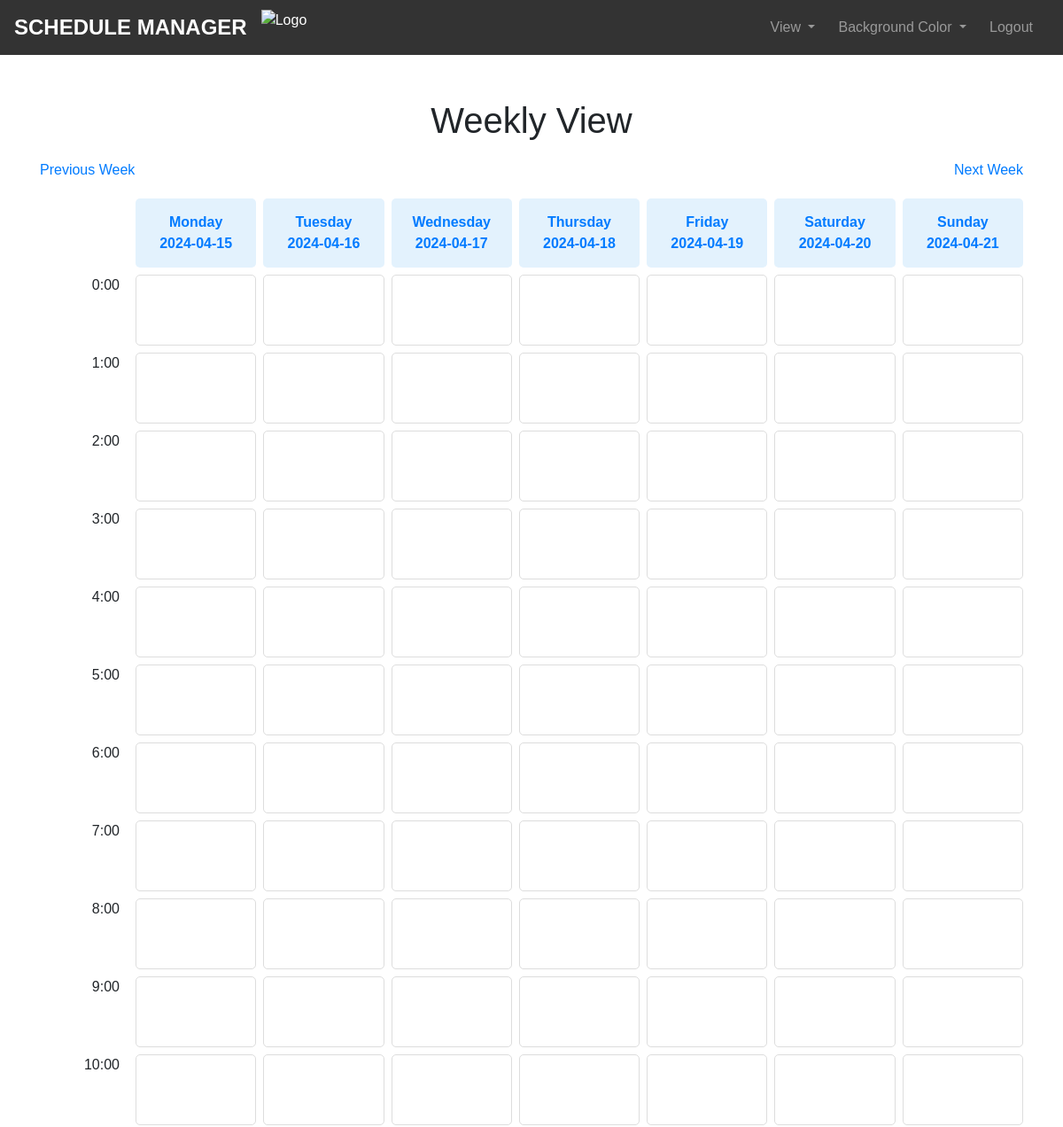
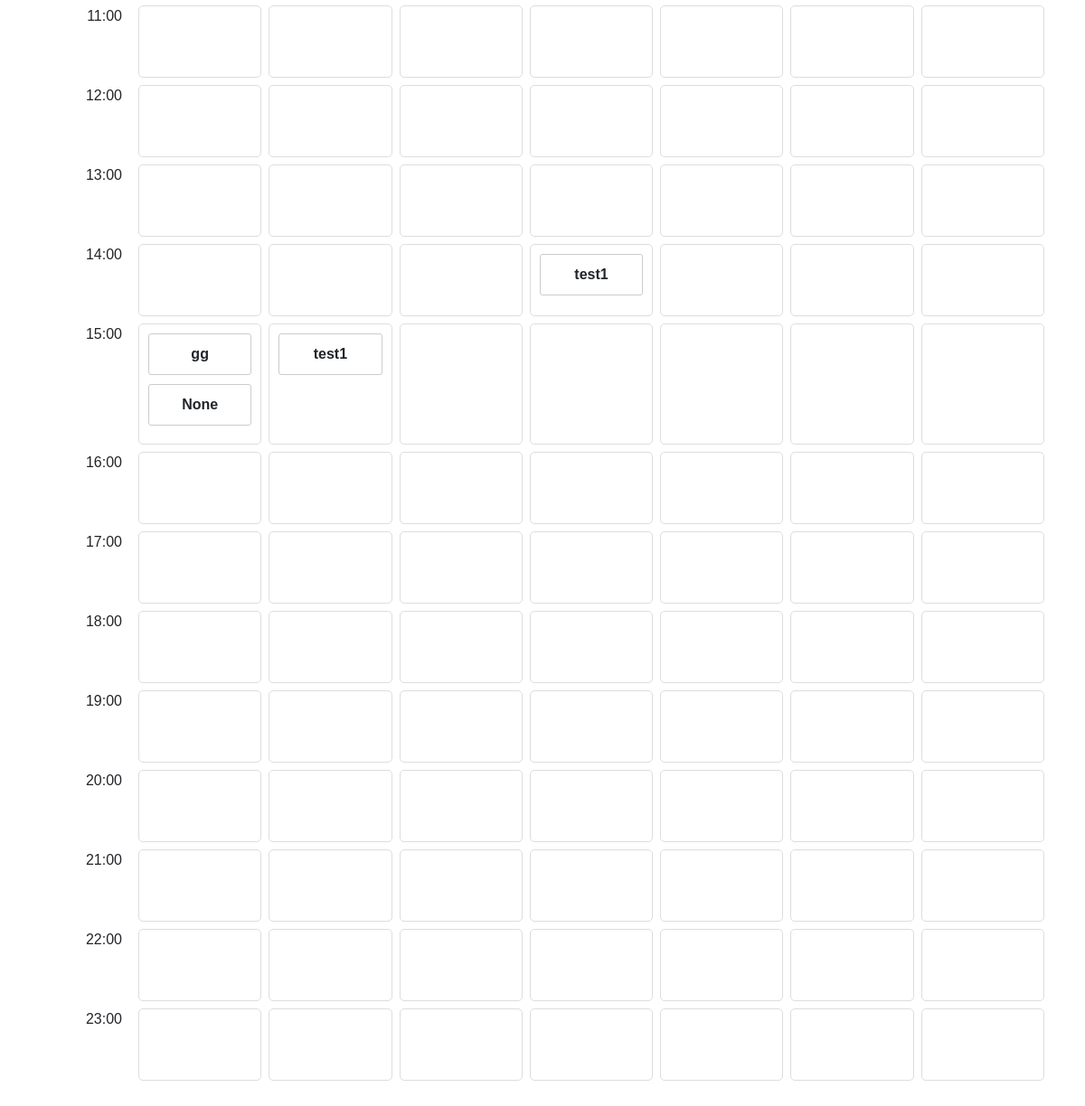
/weekly?offset=-2 (signed in), run on the app's committed database (2 pictures, top to bottom).
### website/models.py (models this page shows)
class Note(db.Model):
    id = db.Column(db.Integer, primary_key=True)
    title = db.Column(db.String(255))  # Ensure this line is correctly added
    data = db.Column(db.String(10000))
    date = db.Column(db.DateTime(timezone=True), default=func.now())
    hour = db.Column(db.Integer)
    user_id = db.Column(db.Integer, db.ForeignKey('user.id'))

### website/views.py (the view)
@views.route('/weekly')
@login_required
def weekly_view():
    today = datetime.now()
    offset = request.args.get('offset', default=0, type=int)
    start_of_week = (today - timedelta(days=today.weekday()) + timedelta(weeks=offset)).replace(hour=0, minute=0, second=0, microsecond=0)
    end_of_week = (start_of_week + timedelta(days=6)).replace(hour=23, minute=59, second=59, microsecond=999999)
    notes = Note.query.filter(Note.user_id == current_user.id,
                              Note.date >= start_of_week,
                              Note.date <= end_of_week).order_by(Note.date.asc(), Note.hour.asc()).all()
    dates_with_days = [
        ((start_of_week + timedelta(days=i)).strftime("%A"),
         (start_of_week + timedelta(days=i)).strftime("%Y-%m-%d"))
        for i in range(7)
    ]
    next_week_offset = offset + 1
    prev_week_offset = offset - 1
    return render_template("week_view.html", user=current_user, dates_with_days=dates_with_days,
                       notes=notes, next_week_offset=next_week_offset, prev_week_offset=prev_week_offset,
                       today_str=today.strftime("%Y-%m-%d"))

### website/__init__.py (called while the page is built)
def create_app():
    app = Flask(__name__)
    app.config['SECRET_KEY'] = 'hjshjhdjah kjshkjdhjs'
    app.config['SQLALCHEMY_DATABASE_URI'] = f'sqlite:///{DB_NAME}'
    db.init_app(app)
    from .views import views
    from .auth import auth
    app.register_blueprint(views, url_prefix='/')
    app.register_blueprint(auth, url_prefix='/')
    from .models import User, Note
    with app.app_context():
        db.create_all()
    login_manager = LoginManager()
    login_manager.login_view = 'auth.login'
    login_manager.init_app(app)
    @login_manager.user_loader
    def load_user(id):
        return User.query.get(int(id))
    return app

### website/templates/week_view.html (shortened to what this page needs)
{% extends "base.html" %}
{% block content %}
<!DOCTYPE html>
<html lang="en">
<head>
    <link rel="stylesheet" href="https://cdn.jsdelivr.net/npm/@picocss/pico@1/css/pico.min.css">
</head>
<body>
    <h1>Weekly View</h1>
    <div class="navigation-buttons">
        <a href="{{ url_for('views.weekly_view', offset=prev_week_offset) }}" class="button primary large">Previous Week</a>
        <a href="{{ url_for('views.weekly_view', offset=next_week_offset) }}" class="button primary large">Next Week</a>
    </div>
    <div class="week-grid">
        {% for day_name, date_str in dates_with_days %}
        <div class="day-header">
            <a href="{{ url_for('views.day_detail', date=date_str) }}">
                {{ day_name }}<br>{{ date_str }}
            </a>
        </div>
        {% endfor %}
        {% for hour in range(24) %}
        <div class="time-header" style="text-align: right; padding-right: 10px;">{{ hour }}:00</div>
        {% for _, date_str in dates_with_days %}
        <div class="time-slot {{ 'current-day' if date_str == today_str }}">
            {% for note in notes %}
            {% if note.date.strftime('%Y-%m-%d') == date_str and note.hour == hour %}
            <div class="note">
                <strong onclick="toggleNoteContent(this.parentNode)">{{ note.title }}</strong>
            </div>
            {% endif %}
            {% endfor %}
        </div>
        {% endfor %}
        {% endfor %}
    </div>
</body>
</html>
{% endblock %}

### website/templates/base.html (shortened to what this page needs)
<!DOCTYPE html>
<html>
<head>
  <link
    rel="stylesheet"
    href="https://stackpath.bootstrapcdn.com/bootstrap/4.4.1/css/bootstrap.min.css"
  />
  <link
    rel="stylesheet"
    href="https://stackpath.bootstrapcdn.com/font-awesome/4.7.0/css/font-awesome.min.css"
  />
</head>
<body>
  <nav class="navbar navbar-expand-lg navbar-dark bg-dark">
    <a class="navbar-brand" href="/">Schedule Manager</a>
    <img src="https://tmetric.com/media/qfwptni2/work-schedules-header-banner.png" alt="Logo" style="height: 40px; margin-right: 10px;">
    <div class="collapse navbar-collapse" id="navbar">
      <div class="navbar-nav">
        {% if user.is_authenticated %}
        <li class="nav-item dropdown">
          <a class="nav-link dropdown-toggle" href="#" id="navbarDropdown" role="button" data-toggle="dropdown" aria-haspopup="true" aria-expanded="false">
            View
          </a>
        </li>
        <li class="nav-item dropdown">
          <a class="nav-link dropdown-toggle" href="#" id="colorDropdown" role="button" data-toggle="dropdown" aria-haspopup="true" aria-expanded="false">
            Background Color
          </a>
        </li>
        <a class="nav-item nav-link" id="logout" href="/logout">Logout</a>
        {% else %}
        <a class="nav-item nav-link" id="login" href="/login">Login</a>
        <a class="nav-item nav-link" id="signUp" href="/sign-up">Sign Up</a>
        {% endif %}
      </div>
    </div>
  </nav>
  <div class="container">{% block content %} {% endblock %}</div>
</body>
</html>

### website/templates/base.html (style rules this page uses)
.navbar { background-color: rgba(0, 0, 0, 0.8) !important; color: #fff; }
.navbar-nav .nav-item { margin-right: 10px; }
.navbar-collapse { justify-content: flex-end; }
.navbar-brand { font-size: 24px; font-weight: bold; text-transform: uppercase; }
.container { text-align: center; }

### website/templates/week_view.html (style rules this page uses)
body { font-family: Arial, sans-serif; }
.navigation-buttons { display: flex; justify-content: space-between; margin-top: 20px; margin-bottom: 20px; }
.week-grid { display: grid; grid-template-columns: 100px repeat(7, 1fr); grid-gap: 8px; margin-bottom: 200px; }
.day-header { background-color: #e3f2fd; font-weight: bold; padding: 15px; text-align: center; border-radius: 5px; }
.time-slot { min-height: 80px; padding: 10px; background: #fff; border: 1px solid #ddd; border-radius: 5px; overflow-y: auto; transition: box-shadow 0.3s; }
.note { background-color: #ffffff; border: 1px solid #ccc; margin-bottom: 10px; padding: 10px; border-radius: 3px; transition: transform 0.3s, box-shadow 0.3s; }
h1 { padding-top: 50px; text-align: center; }

### data on the page
Note: title "test1"
Note: title "gg"
Note: title "None"
Note: title "test1"

### other printed values
{{ day_name }} "Monday" "Tuesday" "Wednesday" "Thursday" "Friday" "Saturday" "Sunday"
{{ date_str }} "2024-04-15" "2024-04-16" "2024-04-17" "2024-04-18" "2024-04-19" "2024-04-20" "2024-04-21"
{{ hour }} "0" "1" "2" "3" "4" "5" "6" "7" "8" "9" "10" "11" "12" "13" "14" "15" "16" "17" "18" "19" "20" "21" "22" "23"
